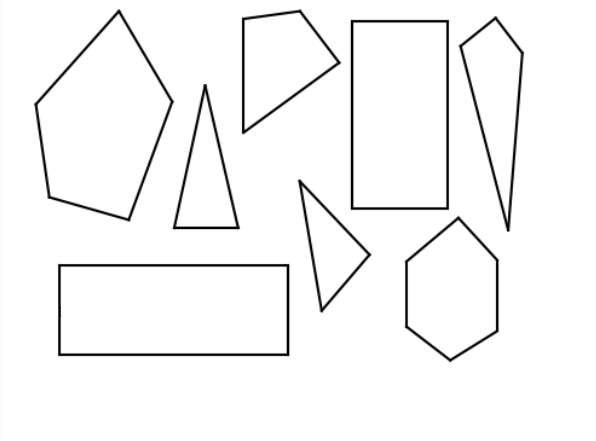
#> input picture map.png, 596 x 441 px; the run also reads 1 picture not shown here
$ python main.py
#> lines starting #> are read from the running program, lines starting #| are printed output that depends on the picture; after the words box and inside, x2 and y2 are one past the last pixel; in counts of white or black regions, pixels touching at a corner belong together
### astar.py
import cv2
import numpy as np
import heapq
import random


# 启发式函数用于估算在网格中从当前点到终点的距离
def heuristic(a, b):
    return np.sqrt((a[0] - b[0])**2 + (a[1] - b[1])**2)

# 节点类,用于存储父节点,自身位置,G/H/F值
class Node:
    def __init__(self, parent=None, position=None):
        self.parent = parent
        self.position = position
        self.g = 0
        self.h = 0
        self.f = 0

    def __eq__(self, other):
        return self.position == other.position

    def __lt__(self, other):
        return self.f < other.f


# A*算法实现
def astar(maze, start, end):
    # 初始化起始和结束节点
    start_node = Node(None, start)
    start_node.g = start_node.h = start_node.f = 0
    end_node = Node(None, end)
    end_node.g = end_node.h = end_node.f = 0
    explored_nodes = 0  # 添加一个计数器

    # 初始化open和closed列表
    open_list = []
    closed_set = set()

    # 将起始节点添加到open列表
    heapq.heappush(open_list, (start_node.f, start_node))

    # 循环直到找到终点
    while open_list:
        # 获取当前节点(open列表中f值最小的节点)
        current_node = heapq.heappop(open_list)[1]
        explored_nodes += 1  # 增加计数器

        # 找到终点,重建路径
        if current_node == end_node:
            path = []
            while current_node is not None:
                path.append(current_node.position)
                current_node = current_node.parent
            return path[::-1], explored_nodes    # 返回路径

        # 生成子节点
        for new_position in [(0, -1), (0, 1), (-1, 0), (1, 0), (-1, -1), (-1, 1), (1, -1), (1, 1)]:
            node_position = (current_node.position[0] + new_position[0], current_node.position[1] + new_position[1])

            # 确保子节点在网格范围内
            if node_position[0] >= len(maze[0]) or node_position[0] < 0 or node_position[1] >= len(maze) or node_position[1] < 0:
                continue

            # 确保子节点不是障碍物
            if maze[node_position[1]][node_position[0]] != 0:
                continue

            # 创建新节点
            new_node = Node(current_node, node_position)

            # 如果子节点在closed列表,跳过
            if new_node.position in closed_set:
                continue

            # 子节点的g,h,f值
            if new_position in [(-1, -1), (-1, 1), (1, -1), (1, 1)]:
                # 对角线移动的成本
                new_node.g = current_node.g + np.sqrt(2)
            else:
                # 直线移动的成本
                new_node.g = current_node.g + 1

            new_node.h = heuristic(end_node.position, new_node.position)
            new_node.f = new_node.g + new_node.h

            # 检查子节点是否已在open列表中且具有更高的g值
            existing_node = None

            # 遍历开放列表中的每个节点
            for _, child in open_list:
                # 检查节点的位置是否与新节点的位置相同
                if child.position == new_node.position:
                    # 如果找到了,更新existing_node并退出循环
                    existing_node = child
                    break

            # 如果找到了现有的节点并且它的G值小于或等于新节点的G值
            if existing_node is not None and existing_node.g <= new_node.g:
                # 那么新节点不提供更好的路径,忽略这个新节点
                pass
            else:
                # 否则,将新节点添加到开放列表中
                heapq.heappush(open_list, (new_node.f, new_node))

        # 将当前节点移到closed列表
        closed_set.add(current_node.position)

    # 如果没有找到路径
    return None, explored_nodes
#
# # 加载图像
# img = cv2.imread('./map.png', cv2.IMREAD_COLOR)
#
# # 转换为灰度图
# gray = cv2.cvtColor(img, cv2.COLOR_BGR2GRAY)
#
# # 在图像中找到障碍物
# _, binary = cv2.threshold(gray, 240, 255, cv2.THRESH_BINARY_INV)
#
# # 对障碍物进行膨胀处理，确保路径不会穿过它们
# kernel = np.ones((1, 1), np.uint8)
# inflated_obstacles = cv2.dilate(binary, kernel, iterations=2)
#
# # 找到代表障碍物的轮廓
# contours, _ = cv2.findContours(inflated_obstacles, cv2.RETR_EXTERNAL, cv2.CHAIN_APPROX_SIMPLE)
#
# # 在网格上表示障碍物
# grid = np.zeros_like(gray)
# for contour in contours:
#     cv2.drawContours(grid, [contour], 0, (255), -1)
#
# output_path = './gray_map.png'
# cv2.imwrite(output_path, grid)
# # 在图像上标记障碍物的边缘为黄色
# for contour in contours:
#     cv2.drawContours(img, [contour], -1, (0, 255, 255), 1)
#
# # 在网格中找到合适的起点和终点
# height, width = grid.shape
#
# # 在网格中找到一个空白区域作为起点或终点
# def find_free_space(grid):
#     while True:
#         x = random.randint(0, width - 1)
#         y = random.randint(0, height - 1)
#         if grid[y, x] == 0:
#             return (x, y)
#
#
# start = find_free_space(grid)
# end = find_free_space(grid)
#
# start = (0, 0)
# end = (5, 50)
#
# cv2.circle(img, start, 2, (255, 0, 0), -1)  # 起点用蓝色表示
# cv2.circle(img, end, 2, (0, 0, 255), -1)    # 终点用红色表示
# output_path_corrected = './astr_map_with_path_and_obstacles0.png'
# cv2.imwrite(output_path_corrected, img)
#
# # 将网格定义为0表示空白空间,255表示障碍物
# grid = np.where(grid == 255, 1, 0)
#
# # 运行A*算法
# path = astar(grid, start, end)
#
# # 如果找到路径,则在图像上绘制
# if path:
#     for i in range(1, len(path)):
#         cv2.line(img, path[i - 1], path[i], (0, 255, 0), 2)  # 绘制绿色线条表示路径
#
#     # 绘制起点和终点
#     cv2.circle(img, start, 2, (255, 0, 0), -1)  # 起点用蓝色表示
#     cv2.circle(img, end, 2, (0, 0, 255), -1)    # 终点用红色表示
#
# # 保存结果
# output_path_corrected = './astar_map_with_path_and_obstacles1.png'
# cv2.imwrite(output_path_corrected, img)

### dij.py
import cv2
import numpy as np
import heapq
import random


# 启发式函数用于估算在网格中从当前点到终点的距离
def heuristic(a, b):
    return np.sqrt((a[0] - b[0])**2 + (a[1] - b[1])**2)

# 节点类,用于存储父节点,自身位置,G/H/F值
class Node:
    def __init__(self, parent=None, position=None):
        self.parent = parent
        self.position = position
        self.g = 0
        self.h = 0
        self.f = 0

    def __eq__(self, other):
        return self.position == other.position

    def __lt__(self, other):
        return self.f < other.f


# dij算法实现
def dij(maze, start, end):
    # 初始化起始和结束节点
    start_node = Node(None, start)
    start_node.g = start_node.h = start_node.f = 0
    end_node = Node(None, end)
    end_node.g = end_node.h = end_node.f = 0
    explored_nodes = 0  # 添加一个计数器

    # 初始化open和closed列表
    open_list = []
    closed_set = set()

    # 将起始节点添加到open列表
    heapq.heappush(open_list, (start_node.f, start_node))

    # 循环直到找到终点
    while open_list:
        # 获取当前节点(open列表中f值最小的节点)
        current_node = heapq.heappop(open_list)[1]
        explored_nodes += 1  # 增加计数器

        # 找到终点,重建路径
        if current_node == end_node:
            path = []
            while current_node is not None:
                path.append(current_node.position)
                current_node = current_node.parent
            return path[::-1], explored_nodes  # 返回路径

        # 生成子节点
        for new_position in [(0, -1), (0, 1), (-1, 0), (1, 0), (-1, -1), (-1, 1), (1, -1), (1, 1)]:
            node_position = (current_node.position[0] + new_position[0], current_node.position[1] + new_position[1])

            # 确保子节点在网格范围内
            if node_position[0] >= len(maze[0]) or node_position[0] < 0 or node_position[1] >= len(maze) or node_position[1] < 0:
                continue

            # 确保子节点不是障碍物
            if maze[node_position[1]][node_position[0]] != 0:
                continue

            # 创建新节点
            new_node = Node(current_node, node_position)

            # 如果子节点在closed列表,跳过
            if new_node.position in closed_set:
                continue

            # 子节点的g,h,f值
            if new_position in [(-1, -1), (-1, 1), (1, -1), (1, 1)]:
                # 对角线移动的成本
                new_node.g = current_node.g + np.sqrt(2)
            else:
                # 直线移动的成本
                new_node.g = current_node.g + 1

            new_node.h = heuristic(end_node.position, new_node.position)
            new_node.f = new_node.g # + new_node.h

            # 检查子节点是否已在open列表中且具有更高的g值
            existing_node = None

            # 遍历开放列表中的每个节点
            for _, child in open_list:
                # 检查节点的位置是否与新节点的位置相同
                if child.position == new_node.position:
                    # 如果找到了,更新existing_node并退出循环
                    existing_node = child
                    break

            # 如果找到了现有的节点并且它的G值小于或等于新节点的G值
            if existing_node is not None and existing_node.g <= new_node.g:
                # 那么新节点不提供更好的路径,忽略这个新节点
                pass
            else:
                # 否则,将新节点添加到开放列表中
                heapq.heappush(open_list, (new_node.f, new_node))

        # 将当前节点移到closed列表
        closed_set.add(current_node.position)

    # 如果没有找到路径
    return None, explored_nodes

# # 加载图像
# img = cv2.imread('./map.png', cv2.IMREAD_COLOR)
#
# # 转换为灰度图
# gray = cv2.cvtColor(img, cv2.COLOR_BGR2GRAY)
#
# # 在图像中找到障碍物
# _, binary = cv2.threshold(gray, 240, 255, cv2.THRESH_BINARY_INV)
#
# # 对障碍物进行膨胀处理，确保路径不会穿过它们
# kernel = np.ones((1, 1), np.uint8)
# inflated_obstacles = cv2.dilate(binary, kernel, iterations=2)
#
# # 找到代表障碍物的轮廓
# contours, _ = cv2.findContours(inflated_obstacles, cv2.RETR_EXTERNAL, cv2.CHAIN_APPROX_SIMPLE)
#
# # 在网格上表示障碍物
# grid = np.zeros_like(gray)
# for contour in contours:
#     cv2.drawContours(grid, [contour], 0, (255), -1)
#
# output_path = './gray_map.png'
# cv2.imwrite(output_path, grid)
# # 在图像上标记障碍物的边缘为黄色
# for contour in contours:
#     cv2.drawContours(img, [contour], -1, (0, 255, 255), 1)
#
# # 在网格中找到合适的起点和终点
# height, width = grid.shape
#
# # 在网格中找到一个空白区域作为起点或终点
# def find_free_space(grid):
#     while True:
#         x = random.randint(0, width - 1)
#         y = random.randint(0, height - 1)
#         if grid[y, x] == 0:
#             return (x, y)
#
#
# start = find_free_space(grid)
# end = find_free_space(grid)
#
# # start = (0, 0)
# # end = (5, 50)
#
# cv2.circle(img, start, 2, (255, 0, 0), -1)  # 起点用蓝色表示
# cv2.circle(img, end, 2, (0, 0, 255), -1)    # 终点用红色表示
# output_path_corrected = './dij_map_with_path_and_obstacles0.png'
# cv2.imwrite(output_path_corrected, img)
#
# # 将网格定义为0表示空白空间,255表示障碍物
# grid = np.where(grid == 255, 1, 0)
#
# # 运行A*算法
# path = dij(grid, start, end)
#
# # 如果找到路径,则在图像上绘制
# if path:
#     for i in range(1, len(path)):
#         cv2.line(img, path[i - 1], path[i], (0, 255, 0), 2)  # 绘制绿色线条表示路径
#
#     # 绘制起点和终点
#     cv2.circle(img, start, 2, (255, 0, 0), -1)  # 起点用蓝色表示
#     cv2.circle(img, end, 2, (0, 0, 255), -1)    # 终点用红色表示
#
# # 保存结果
# output_path_corrected = './dij_map_with_path_and_obstacles1.png'
# cv2.imwrite(output_path_corrected, img)

### main.py
import cv2
import numpy as np
import random
from astar import astar
from dij import dij
import time
import matplotlib.pyplot as plt
from memory_profiler import memory_usage

# 加载图像
img = cv2.imread('./map.png', cv2.IMREAD_COLOR)
#> img is the input picture: shape (441, 596, 3); min 0, max 255, mean 246.2
img1 = cv2.imread('./map1.png', cv2.IMREAD_COLOR)

# 转换为灰度图
gray = cv2.cvtColor(img, cv2.COLOR_BGR2GRAY)

# 在图像中找到障碍物
_, binary = cv2.threshold(gray, 240, 255, cv2.THRESH_BINARY_INV)
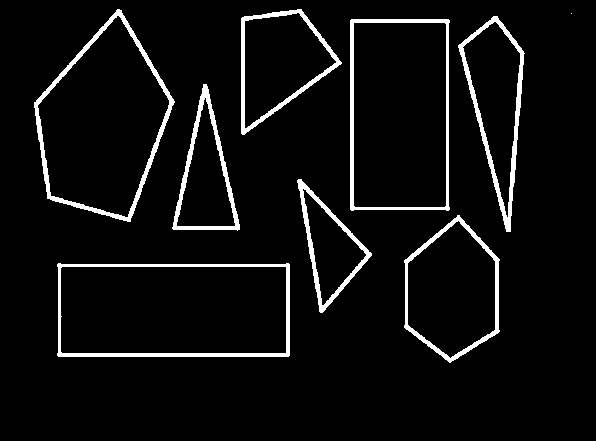
#> binary: shape (441, 596); 5.5% white; 9 white regions (1 under 20 px)

# 对障碍物进行膨胀处理，确保路径不会穿过它们
kernel = np.ones((1, 1), np.uint8)
inflated_obstacles = cv2.dilate(binary, kernel, iterations=2)

# 找到代表障碍物的轮廓
contours, _ = cv2.findContours(inflated_obstacles, cv2.RETR_EXTERNAL, cv2.CHAIN_APPROX_SIMPLE)
#> contours = 9 contours, 1 with area under 20; largest, box (x1, y1, x2, y2) and area: (57, 263, 290, 357) 21263, (34, 9, 175, 222) 18732, (350, 19, 450, 211) 18631, (404, 215, 500, 363) 10150, (241, 9, 342, 135) 7716, (458, 16, 525, 232) 7316, (172, 84, 240, 231) 5156, (297, 179, 372, 313) 4279

# 在网格上表示障碍物
grid = np.zeros_like(gray)
for contour in contours:
    cv2.drawContours(grid, [contour], 0, (255), -1)
#> this loop made 9 passes
#> contour on pass 7: [[571, 13]]
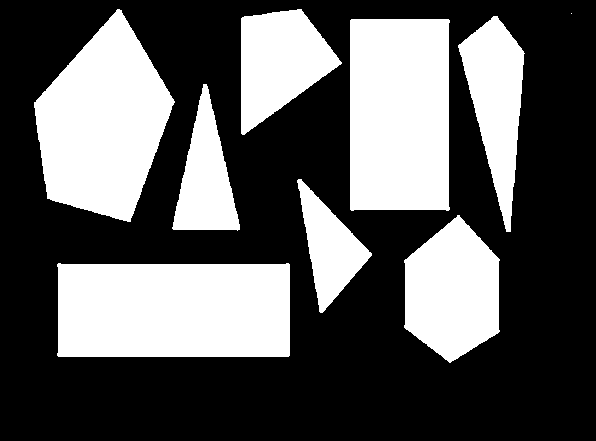
#> grid: shape (441, 596); 36.1% white; 9 white regions (1 under 20 px), largest, box (x1, y1, x2, y2) and area: (57, 263, 290, 357) 21587, (34, 9, 175, 222) 18979, (350, 19, 450, 211) 18920

output_path = './gray_map.png'
cv2.imwrite(output_path, grid)
# 在图像上标记障碍物的边缘为黄色
for contour in contours:
    cv2.drawContours(img, [contour], -1, (0, 255, 255), 1)
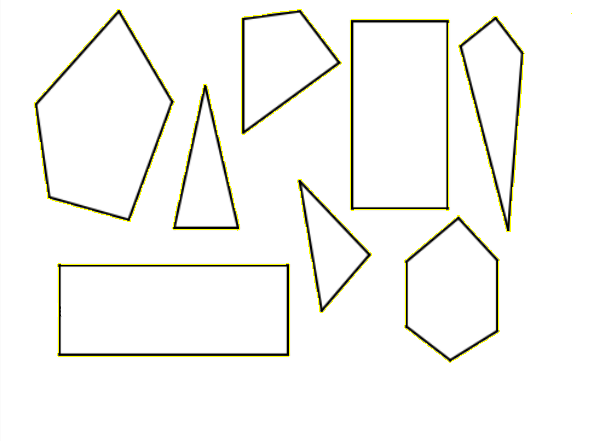
#> img: shape (441, 596, 3); 1.32% of pixels changed, all inside (x1, y1, x2, y2) = (34, 9, 572, 363)

# 在网格中找到合适的起点和终点
height, width = grid.shape
#> height = 441; width = 596

# 在网格中找到一个空白区域作为起点或终点
def find_free_space(grid):
    while True:
        x = random.randint(0, width - 1)
        y = random.randint(0, height - 1)
        if grid[y, x] == 0:
            return (x, y)


start = find_free_space(grid)
#> start = (394, 388)
end = find_free_space(grid)
#> end = (265, 261)

# start = (0, 0)
# end = (5, 50)

cv2.circle(img, start, 2, (255, 0, 0), -1)  # 起点用蓝色表示
#> img: shape (441, 596, 3); under 0.01% of pixels changed, all inside (x1, y1, x2, y2) = (392, 386, 397, 391)
cv2.circle(img, end, 2, (0, 0, 255), -1)    # 终点用红色表示
#> img: shape (441, 596, 3); mean B, G, R 243.9, 247.3, 247.3
cv2.circle(img1, start, 2, (255, 0, 0), -1)  # 起点用蓝色表示
cv2.circle(img1, end, 2, (0, 0, 255), -1)    # 终点用红色表示
#> img1: shape (441, 596, 3); mean B, G, R 246.2, 246.2, 246.2
output_path_corrected = './map_with_path_and_obstacles0.png'
cv2.imwrite(output_path_corrected, img)

# 将网格定义为0表示空白空间,255表示障碍物
grid = np.where(grid == 255, 1, 0)

path_a, ee = astar(grid, start, end)
#> in __init__, `self.position = position`: self.position = (394, 388)
#> the loop in astar, `while open_list:` made 21108 passes
path_b, ee = dij(grid, start, end)

# 绘图
if path_a:
    for i in range(1, len(path_a)):
        cv2.line(img, path_a[i - 1], path_a[i], (0, 255, 0), 2)  # 绘制绿色线条表示路径
#> this loop made 149 passes
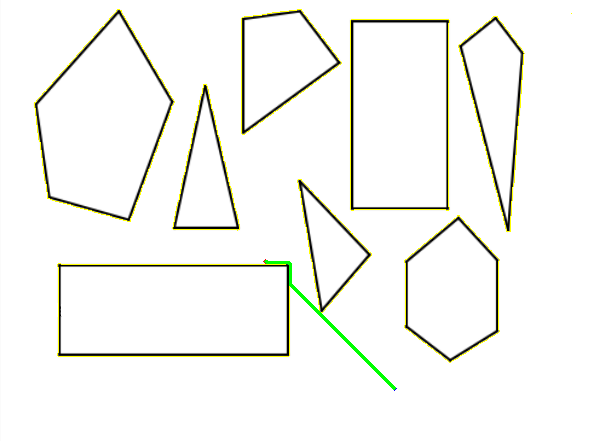
#> img: shape (441, 596, 3); mean B, G, R 243.3, 247.3, 246.7

    # 绘制起点和终点
    cv2.circle(img, start, 2, (255, 0, 0), -1)  # 起点用蓝色表示
#> img: shape (441, 596, 3); under 0.01% of pixels changed, all inside (x1, y1, x2, y2) = (392, 386, 396, 390)
    cv2.circle(img, end, 2, (0, 0, 255), -1)    # 终点用红色表示
#> img: shape (441, 596, 3); mean B, G, R 243.3, 247.3, 246.7

# 保存结果
output_path_corrected = './astar_map_with_path_and_obstacles1.png'
cv2.imwrite(output_path_corrected, img)

if path_b:
    for i in range(1, len(path_b)):
        cv2.line(img1, path_b[i - 1], path_b[i], (255, 255, 0), 2)  # 绘制绿色线条表示路径
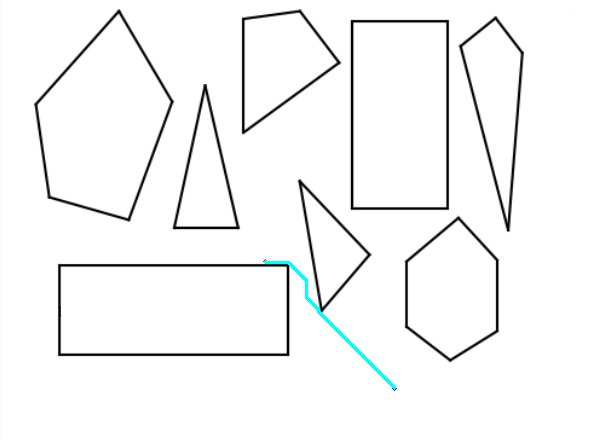
#> img1: shape (441, 596, 3); mean B, G, R 246.2, 246.2, 245.5

    # 绘制起点和终点
    cv2.circle(img1, start, 2, (255, 0, 0), -1)  # 起点用蓝色表示
#> img1: shape (441, 596, 3); under 0.01% of pixels changed, all inside (x1, y1, x2, y2) = (393, 386, 396, 390)
    cv2.circle(img1, end, 2, (0, 0, 255), -1)    # 终点用红色表示
#> img1: shape (441, 596, 3); mean B, G, R 246.2, 246.2, 245.5

# 保存结果
output_path_corrected = './dij_map_with_path_and_obstacles1.png'
cv2.imwrite(output_path_corrected, img1)
